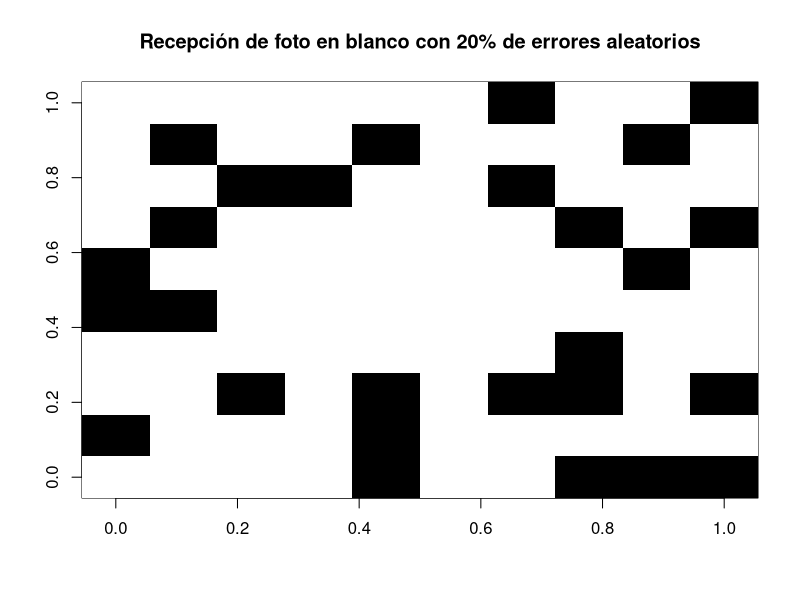
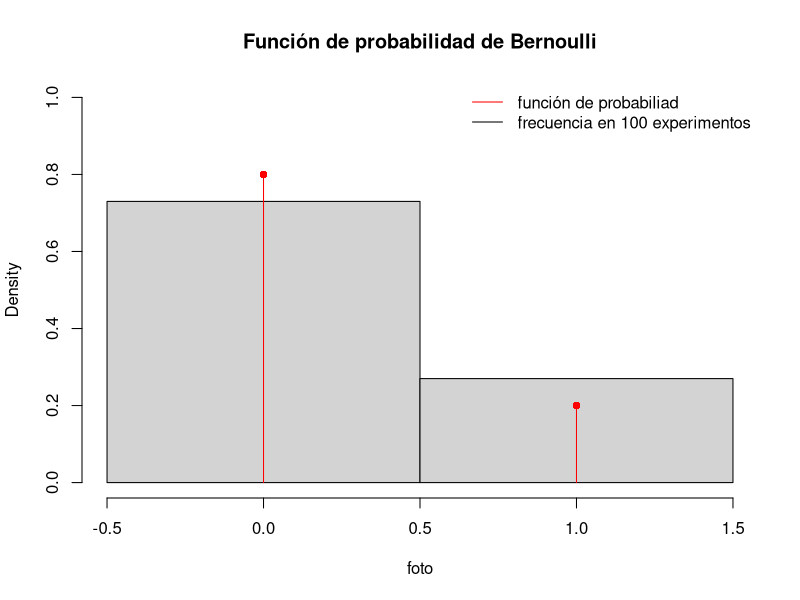
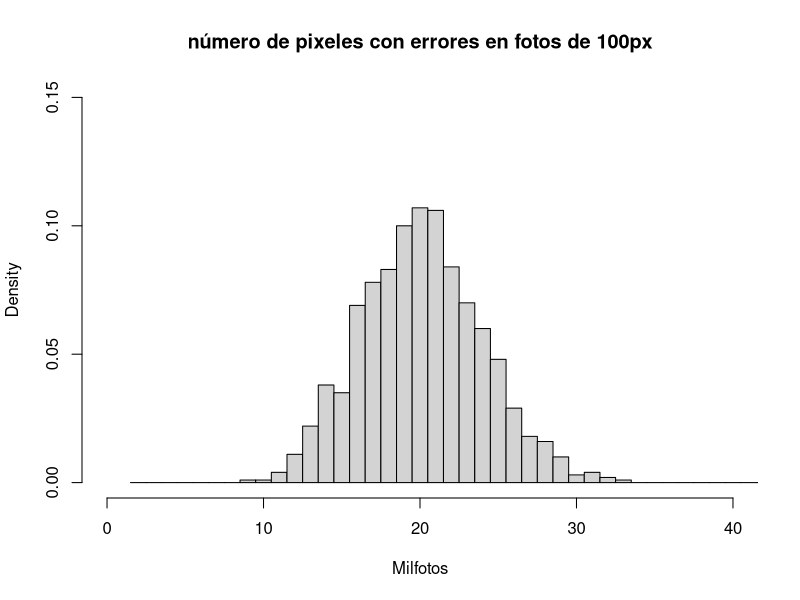
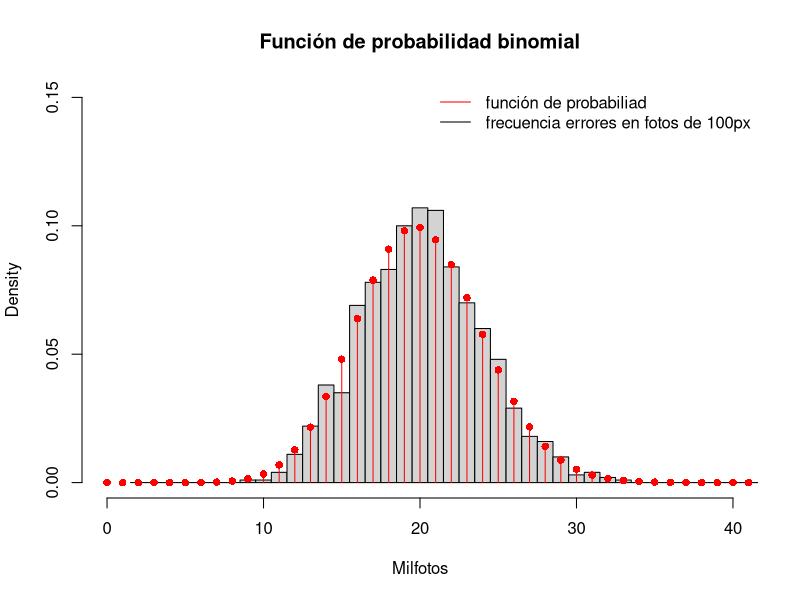
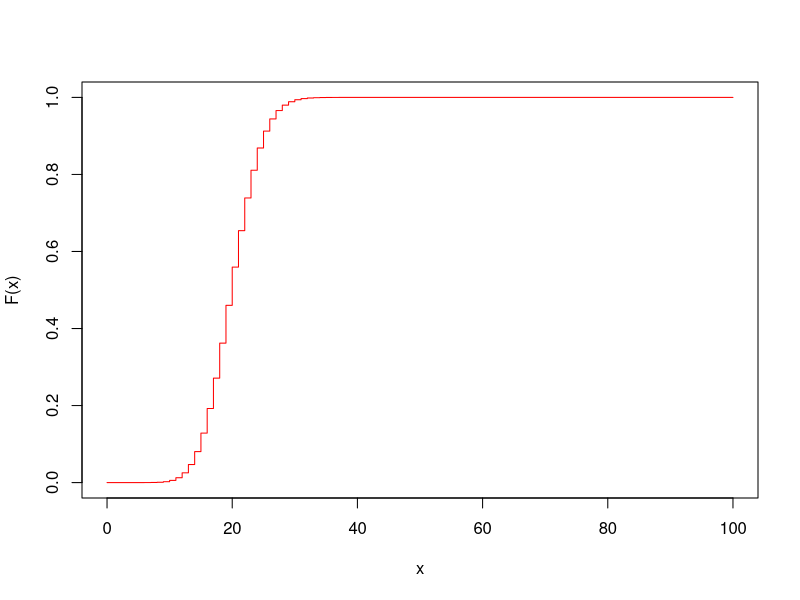
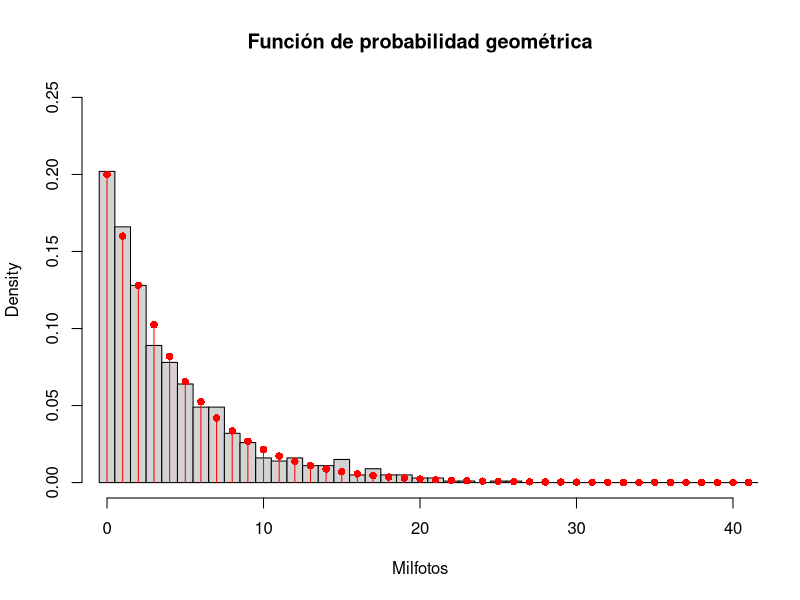
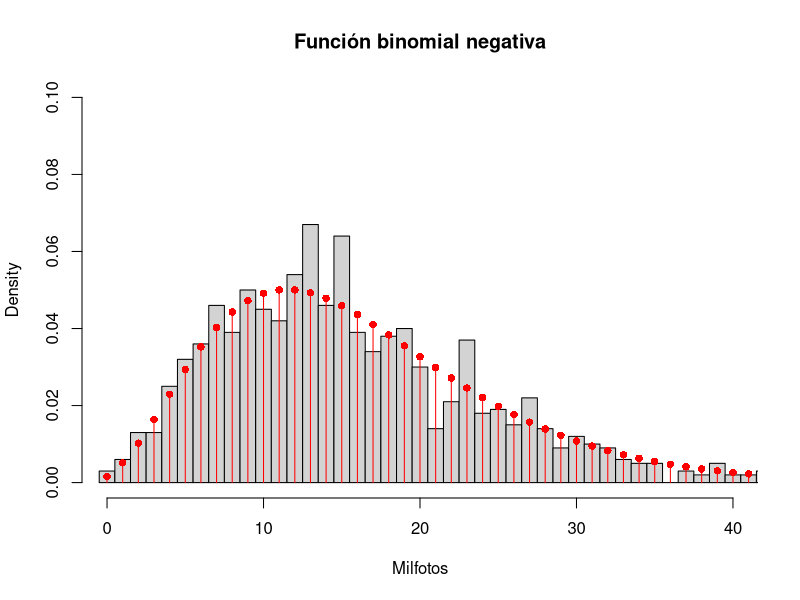

These charts were generated, in order, by the following R code:
## ---- chunk 1
k <- c(0,1)
fk <- c(0.8,0.2)
names(fk) <- k

sample(k, size=1, prob=fk, replace=TRUE)
## ---- chunk 2
foto <- sample(k, size=100, prob=fk, replace=TRUE)
image(matrix(foto, ncol=10), col=c("white", "black"), 
      main= "Recepción de foto en blanco con 20% de errores aleatorios")

## ---- chunk 3
hist(foto, freq=FALSE, breaks=seq(-0.5,1.5), ylim=c(0,1), 
     main="Función de probabilidad de Bernoulli")
points(k, fk, pch=16, col="red")

for(i in 1:2)
  lines(c(k[i],k[i]), c(0,fk[i]), col="red")

legend("topright", 
       c("función de probabiliad", 
         "frecuencia en 100 experimentos"), 
       col=c("red", "black"), lty=1, bty="n")

## ---- chunk 4
xbar <- mean(foto) 
xbar
s <- sd(foto)
s^2
## ---- chunk 5
foto <- sample(x=c(0,1),size=100, prob=fk, replace=TRUE)
foto
## ---- chunk 6
sum(foto)
## ---- chunk 7
enviar <- function(...)
{
   foto <- sample(c(0,1),size=100, 
                  replace=TRUE,prob=fk)
   sum(foto)
}
## ---- chunk 8
enviar()
enviar(1)
enviar(1)
enviar("hola")
## ---- chunk 9
c(enviar(1), enviar(1), enviar(1))
## ---- chunk 10
Tresfotos <- sapply(rep(1,3), enviar)
Tresfotos
## ---- chunk 11
Milfotos <- sapply(rep(1,1000), enviar)
head(Milfotos)


hist(Milfotos, freq=FALSE, ylim=c(0,0.15), 
     xlim=c(0,40), breaks=seq(1.5, 100.5), 
     main="número de pixeles con errores en fotos de 100px")
## ---- chunk 12
mean(Milfotos)
sd(Milfotos)^2
## ---- chunk 13
x <- 0:100
binomial <- dbinom(x, size=100, prob=0.2)
names(binomial) <- x
head(binomial)
## ---- chunk 14
hist(Milfotos,breaks=seq(1.5,100.5), 
     freq=FALSE, ylim=c(0,0.15), 
     xlim=c(0,40), 
     main="Función de probabilidad binomial")

points(x, binomial, pch= 16, col="red")

for(i in 1:101)
{lines(c(x[i], x[i]), c(0, binomial[i]), 
  col="red")}

legend("topright", 
       c("función de probabiliad", 
         "frecuencia errores en fotos de 100px"), 
       col=c("red", "black"), lty=1, bty="n")
## ---- chunk 15
binCum <- pbinom(x, size=100, prob=0.2)
head(binCum)
plot(x, binCum, ylim=c(0,1), type="s",
       col="red", ylab="F(x)", xlab="x")
## ---- chunk 16
pbinom(3, size=3.1e6, prob=1e-6)
## ---- chunk 17
foto <- sample(c(0,1),100, replace=TRUE, prob=fk)
foto
## ---- chunk 18
which(foto==1)
## ---- chunk 19
foto <- sample(c(0,1),100, replace=TRUE, prob=fk)
ones <- which(foto==1)
firstone <- ones[1]  
lastzero <- firstone-1
lastzero
## ---- chunk 20
enviar <- function(x)
          {
             foto <- sample(c(0,1),100, 
                      replace=TRUE, prob=fk)
             ones <- which(foto==1)
             firstone <- ones[1]  
             lastzero <- firstone-1
             lastzero
          }   
          
enviar()
## ---- chunk 21
Milfotos <- sapply(rep(1,1000), enviar)
head(Milfotos)
## ---- chunk 22
mean(Milfotos)
sd(Milfotos)^2
## ---- chunk 23
hist(Milfotos,breaks=seq(-0.5,100.5), 
freq=FALSE, ylim=c(0,0.25), xlim=c(0,40),
 main="Función de probabilidad geométrica")

geom <- dgeom(x, prob=0.2)

points(x, geom, pch= 16, col="red")

for(i in 1:101)
{lines(c(x[i], x[i]), c(0, geom[i]), 
  col="red")}
## ---- chunk 24
fotos <- sample(c(0,1),100, replace=TRUE,prob=fk)
ones <- which(fotos==1)
fourthone <- ones[4]  
lastzero <- fourthone-1
#le quitamos los primeros tres errores
goodpixels <- lastzero-3
## ---- chunk 25
enviar <- function(x)
 {
 foto <- sample(c(0,1),100,
 replace=TRUE, prob=fk)
 ones <- which(foto==1)
 firstone <- ones[4]
 lastzero <- firstone-1
 goodpixels <- lastzero-3
 goodpixels
 }

Milfotos <- sapply(rep(1,1000), enviar)

hist(Milfotos,breaks=seq(-0.5,100.5), 
     freq=FALSE, ylim=c(0,0.1), xlim=c(0,40),
     main="Función binomial negativa" )

nb <- dnbinom(x, size=4, prob=0.2)

points(x, nb, pch= 16, col="red")

for(i in 1:101)
 {lines(c(x[i], x[i]), c(0, nb[i]), 
   col="red")}
